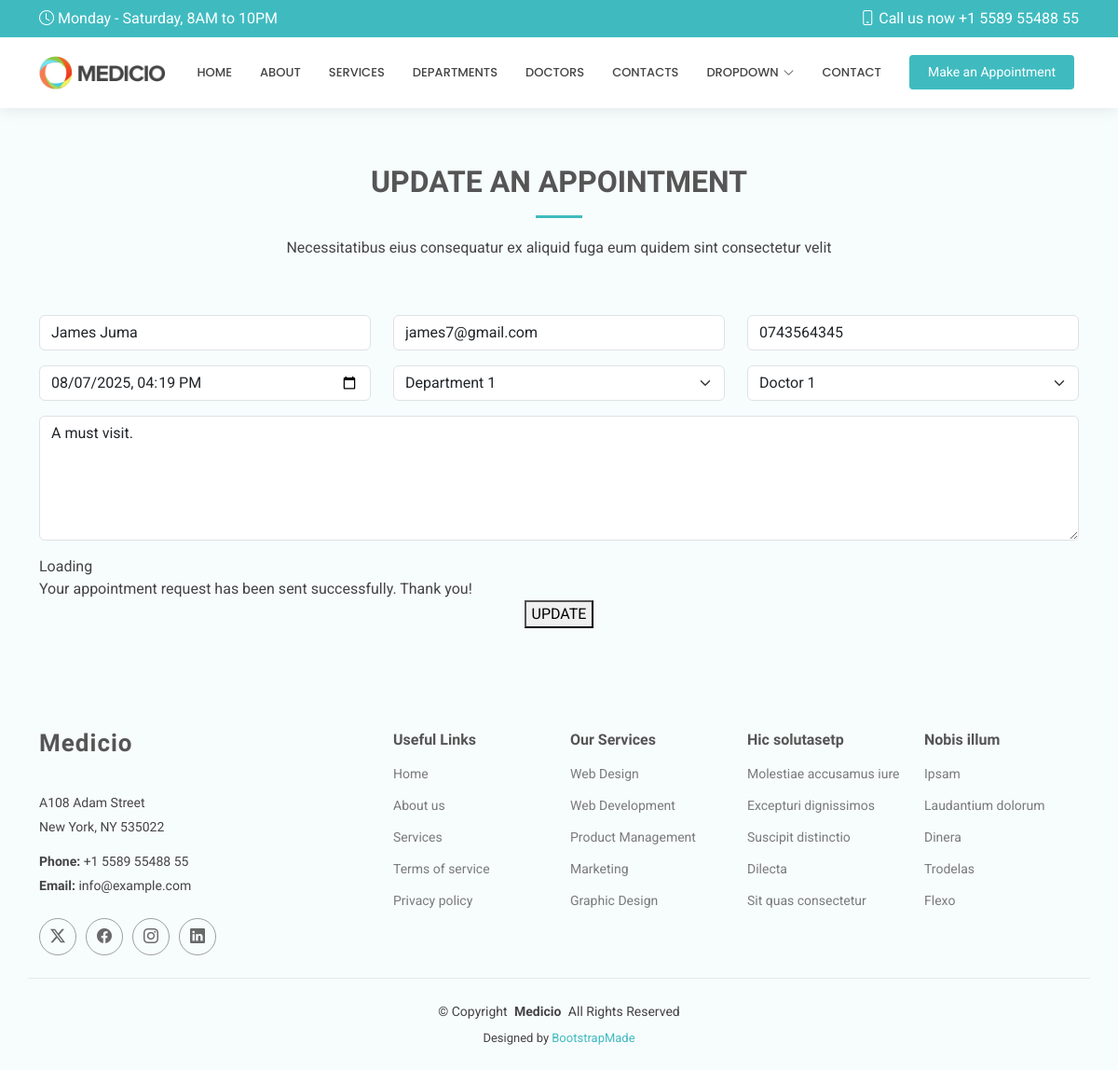
/edit/3, run on an earlier commit of the app's database.
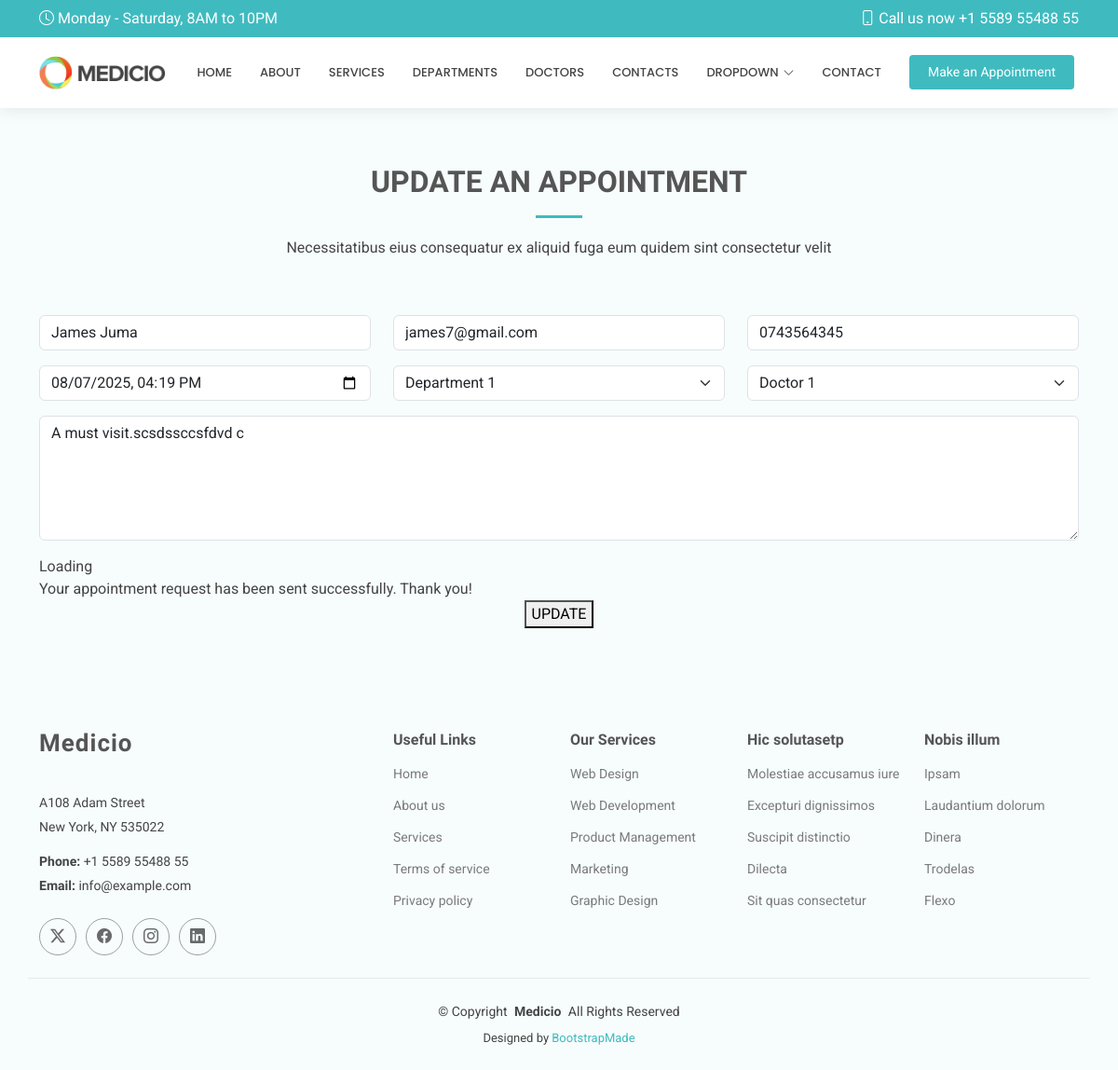
And on a later commit of the database.
### hospitalapp/models.py (models this page shows, shortened)
class Appoint(models.Model):
    name = models.CharField(max_length=100)
    email = models.EmailField()
    phone = models.CharField(max_length=10)
    date = models.DateTimeField()
    department = models.CharField(max_length=100)
    doctor = models.CharField(max_length=100)
    message = models.TextField()

### hospitalapp/views.py (the view)
# urls.py: path('edit/<int:id>', views.edit, name='edit'),
def edit(request,id):
    edit_appointment = get_object_or_404(Appoint, id=id)
    if request.method == "POST":
        edit_appointment.name = request.POST.get('name')
        edit_appointment.email = request.POST.get('email')
        edit_appointment.phone = request.POST.get('phone')
        edit_appointment.date = request.POST.get('date')
        edit_appointment.department = request.POST.get('department')
        edit_appointment.doctor = request.POST.get('doctor')
        edit_appointment.message = request.POST.get('message')
        edit_appointment.save()
        return redirect('/show')
    else:
        return render(request, 'edit.html', {'edit_appointment':edit_appointment})

### templates/edit.html (shortened to what this page needs)
{% extends 'starter-page.html' %}
{% load static %}
{% block content %}
    <section id="appointment" class="appointment section light-background">
      <div class="container section-title" data-aos="fade-up">
        <h2>UPDATE AN APPOINTMENT</h2>
        <p>Necessitatibus eius consequatur ex aliquid fuga eum quidem sint consectetur velit</p>
      </div>
      <div class="container" data-aos="fade-up" data-aos-delay="100">
        <form method="POST" >
          <div class="row">
            <div class="col-md-4 form-group">
              <input type="text" name="name" class="form-control" id="name" placeholder="Your Name" value = "{{ edit_appointment.name }}" required="">
            </div>
            <div class="col-md-4 form-group mt-3 mt-md-0">
              <input type="email" class="form-control" name="email" id="email" placeholder="Your Email" value = "{{ edit_appointment.email }}" required="">
            </div>
            <div class="col-md-4 form-group mt-3 mt-md-0">
              <input type="tel" class="form-control" name="phone" id="phone" placeholder="Your Phone" value = "{{ edit_appointment.phone }}" required="">
            </div>
          </div>
          <div class="row">
            <div class="col-md-4 form-group mt-3">
              <input type="datetime-local" name="date" value = "{{ edit_appointment.date|date:'Y-m-d\\TH:i' }}" class="form-control datepicker" id="date" placeholder="Appointment Date" required="">
            </div>
            <div class="col-md-4 form-group mt-3">
              <select name="department" id="department" class="form-select" required="">
                <option value="Department 1" {% if edit_appointment.department == 'Department 1' %} selected {% endif %} >Department 1</option>
              </select>
            </div>
            <div class="col-md-4 form-group mt-3">
              <select name="doctor" id="doctor" class="form-select" required="">
                <option value="Doctor 1" {% if edit_appointment.doctor == 'Doctor 1' %} selected {% endif %} >Doctor 1</option>
              </select>
            </div>
          </div>
          <div class="form-group mt-3">
            <textarea class="form-control" name="message" rows="5" placeholder="Message (Optional)">{{ edit_appointment.message }}</textarea>
          </div>
          <div class="mt-3">
            <div class="loading">Loading</div>
            <div class="sent-message">Your appointment request has been sent successfully. Thank you!</div>
            <div class="text-center"><button type="submit">UPDATE</button></div>
          </div>
        </form>
      </div>
    </section>
{% endblock %}

What changed in the data, as far as the page shows it:
changed Appoint "James Juma": message "A must visit." → "A must visit.scsdssccsfdvd c"
